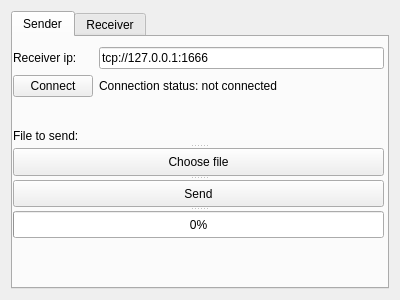
<?xml version="1.0" encoding="UTF-8"?>
<ui version="4.0">
 <class>Form</class>
 <widget class="QWidget" name="Form">
  <property name="geometry">
   <rect>
    <x>0</x>
    <y>0</y>
    <width>400</width>
    <height>300</height>
   </rect>
  </property>
  <property name="windowTitle">
   <string>Form</string>
  </property>
  <layout class="QGridLayout" name="gridLayout">
   <item row="0" column="0">
    <widget class="QTabWidget" name="tabWidget">
     <property name="currentIndex">
      <number>0</number>
     </property>
     <widget class="QWidget" name="tabSender">
      <attribute name="title">
       <string>Sender</string>
      </attribute>
      <widget class="QWidget" name="layoutWidget">
       <property name="geometry">
        <rect>
         <x>0</x>
         <y>10</y>
         <width>371</width>
         <height>51</height>
        </rect>
       </property>
       <layout class="QGridLayout" name="gridLayout_2">
        <item row="0" column="0">
         <widget class="QLabel" name="label">
          <property name="text">
           <string>Receiver ip:</string>
          </property>
         </widget>
        </item>
        <item row="0" column="1">
         <widget class="QLineEdit" name="lineEditReceiverIp">
          <property name="text">
           <string>tcp://127.0.0.1:1666</string>
          </property>
         </widget>
        </item>
        <item row="1" column="0">
         <widget class="QPushButton" name="pushButtonConnect">
          <property name="text">
           <string>Connect</string>
          </property>
         </widget>
        </item>
        <item row="1" column="1">
         <widget class="QLabel" name="labelConnectionStatus">
          <property name="text">
           <string>Connection status: not connected</string>
          </property>
         </widget>
        </item>
       </layout>
      </widget>
      <widget class="QSplitter" name="splitter">
       <property name="geometry">
        <rect>
         <x>0</x>
         <y>90</y>
         <width>371</width>
         <height>111</height>
        </rect>
       </property>
       <property name="orientation">
        <enum>Qt::Vertical</enum>
       </property>
       <widget class="QLabel" name="labelFileToSend">
        <property name="text">
         <string>File to send:</string>
        </property>
       </widget>
       <widget class="QPushButton" name="pushButtonChooseFileToSend">
        <property name="text">
         <string>Choose file</string>
        </property>
       </widget>
       <widget class="QPushButton" name="pushButtonSend">
        <property name="text">
         <string>Send</string>
        </property>
       </widget>
       <widget class="QProgressBar" name="progressBarSender">
        <property name="value">
         <number>0</number>
        </property>
       </widget>
      </widget>
     </widget>
     <widget class="QWidget" name="tabReceiver">
      <attribute name="title">
       <string>Receiver</string>
      </attribute>
      <widget class="QSplitter" name="splitter_2">
       <property name="geometry">
        <rect>
         <x>20</x>
         <y>10</y>
         <width>341</width>
         <height>111</height>
        </rect>
       </property>
       <property name="orientation">
        <enum>Qt::Vertical</enum>
       </property>
       <widget class="QLabel" name="labelListeningStatus">
        <property name="text">
         <string>Listening status: OK</string>
        </property>
       </widget>
       <widget class="QLabel" name="labelReceiverIp">
        <property name="text">
         <string>IP: tcp://127.0.0.1:1666</string>
        </property>
       </widget>
       <widget class="QLabel" name="labelReceivinFile">
        <property name="text">
         <string>Receiving file:</string>
        </property>
       </widget>
       <widget class="QProgressBar" name="progressBarReceiver">
        <property name="value">
         <number>0</number>
        </property>
       </widget>
      </widget>
     </widget>
    </widget>
   </item>
  </layout>
 </widget>
 <resources/>
 <connections/>
</ui>
